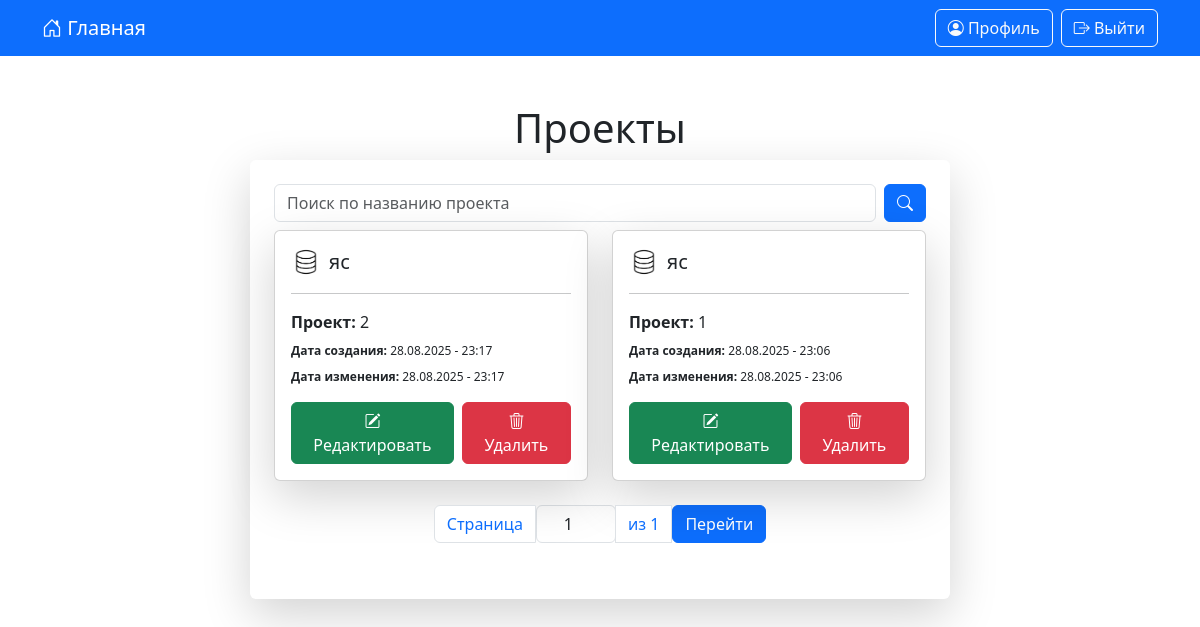
Page /projects/ (signed in) on the earlier database version.
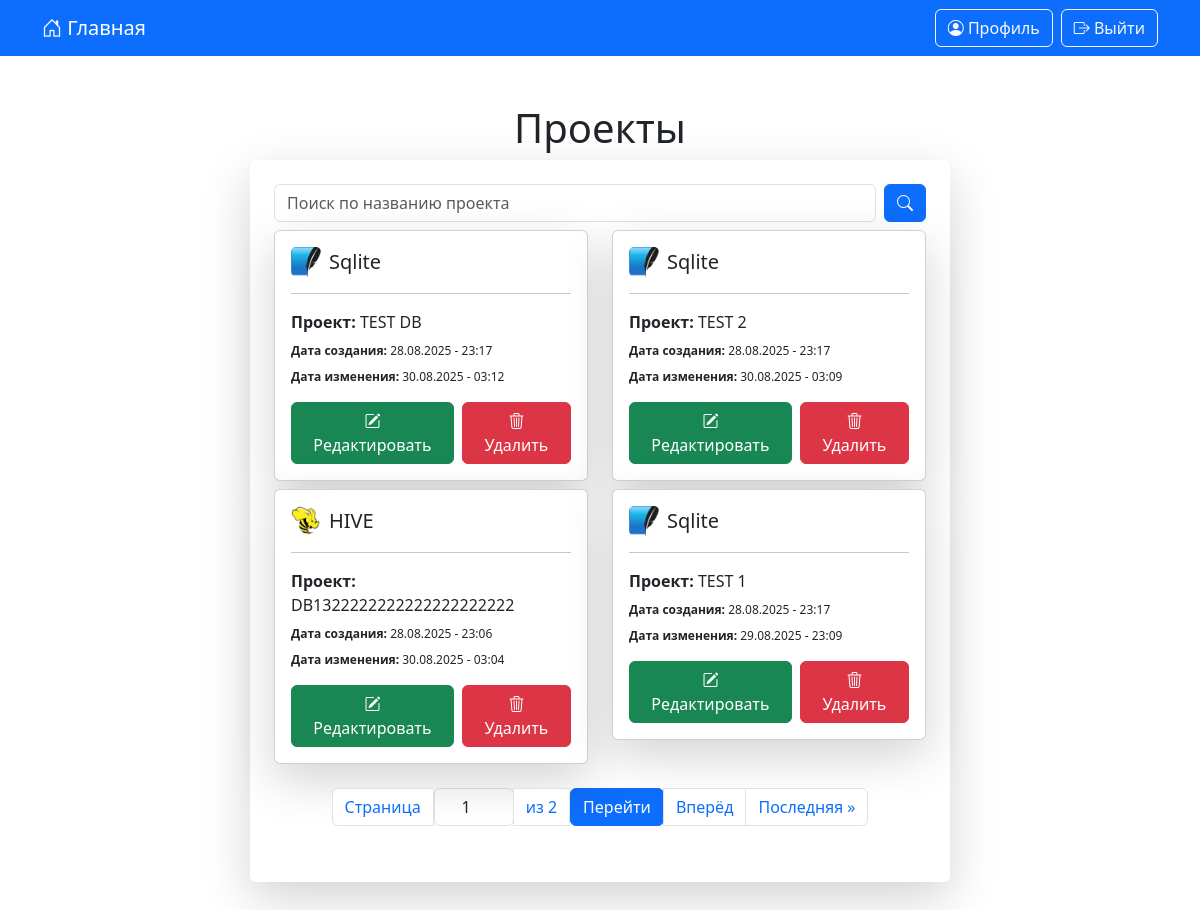
Same page on the later database version.
### data_generator/models.py (models this page shows, shortened)
class DateStamp(models.Model):
    created = models.DateTimeField(verbose_name='Дата создания', auto_now_add=True)
    updated = models.DateTimeField(verbose_name='Дата изменения', auto_now=True)
    class Meta:
        abstract = True

class DataBaseUser(DateStamp):
    db_project = models.CharField(verbose_name="Проект", max_length=40, unique=True)
    db_name = models.CharField(verbose_name="Название базы данных", max_length=40)
    db_user = models.CharField(verbose_name="Пользователь", max_length=40)
    db_password = models.CharField(verbose_name="Пароль", max_length=40)
    db_host = models.CharField(verbose_name="Хост", max_length=255)
    db_port = models.CharField(verbose_name="Порт", max_length=8)
    user = models.ForeignKey(CustomUser, verbose_name="Пользователь", on_delete=models.CASCADE, related_name='data_base_user')
    data_base_name = models.ForeignKey(DataBaseName, verbose_name="Подключение", on_delete=models.CASCADE, related_name='data_base_name')
    class Meta:
        verbose_name = "Проект"
        verbose_name_plural = "Проекты"
        ordering = 'db_project',

class DataBaseName(DateStamp):
    name = models.CharField(verbose_name="Подключение", max_length=100, unique=True)
    images_db = models.ImageField(verbose_name="Изображение", upload_to='images_db/', default='images_db/default.jpg', blank=True, null=True)
    def __str__(self):
        return self.name
    class Meta:
        verbose_name = "Подключение"
        verbose_name_plural = "Подключение"
        ordering = 'name',

### data_generator/views.py (the view)
# urls.py: path("projects/", projects, name="projects"),
@login_required
def projects(request):
    search_query = request.GET.get("search", "").strip()
    paginator_projects = AppSettings.objects.first()
    projects = DataBaseUser.objects.filter(user=request.user)
    if search_query:
        projects = projects.filter(Q(db_project__icontains=search_query) | Q(db_name__icontains=search_query))
    projects = projects.order_by("-updated")
    page_size = paginator_projects.paginator_projects if paginator_projects else 4
    paginator = Paginator(projects, page_size)
    page_number = request.GET.get("page")
    page_obj = paginator.get_page(page_number)
    return render(request,
                  template_name="projects.html",
                  context={
                      "projects": page_obj,
                      "search_query": search_query})

### templates/projects.html (shortened to what this page needs)
{% extends 'base.html' %}
{% block content %}
    <h1 class="text-center mb-2"> Проекты</h1>
    <div class="card shadow-lg border-0 mx-auto p-4 panel-input">
        <form method="get" class="mb-2 d-flex gap-2 position-relative">
            <input type="text" name="search" id="searchInput" class="form-control" placeholder="Поиск по названию проекта" value="{{ request.GET.search }}">
            <button type="submit" class="btn btn-primary"><i class="bi bi-search"></i></button>
        </form>
        {% if projects %}
            <div class="row">
                {% for project in projects %}
                    <div class="col-md-6 mb-2">
                        <div class="card shadow-lg border-6">
                            <div class="card-body position-relative">
                                <h5 class="card-title d-flex justify-content-between align-items-center">
                                    <div class="d-flex align-items-center gap-2">
                                        <img class="db-image" src="{{ project.data_base_name.images_db.url }}" alt="{{ project.data_base_name.name }}">
                                        <span>{{ project.data_base_name }}</span>
                                    </div>
                                </h5>
                                <hr>
                                <div class="col-md-14">
                                    <div class="d-flex flex-column gap-2">
                                        <div><strong>Проект:</strong> {{ project.db_project }}</div>
                                        <div class="date_info"><strong>Дата создания:</strong> {{ project.created|date:"d.m.Y - H:i" }}</div>
                                        <div class="date_info"><strong>Дата изменения:</strong> {{ project.updated|date:"d.m.Y - H:i" }}</div>
                                    </div>
                                </div>
                                <div class="mt-3 d-flex justify-content-end gap-2">
                                    <a href="{% url 'projects_edit' project.pk %}" class="btn btn-success"><i class="bi bi-pencil-square"></i> Редактировать</a>
                                    <button type="button" class="btn btn-danger" data-bs-toggle="modal" data-bs-target="#deleteModal-{{ project.pk }}"><i class="bi bi-trash3"></i> Удалить</button>
                                </div>
                            </div>
                        </div>
                    </div>
                {% endfor %}
            </div>
            <nav class="mt-3">
                <ul class="pagination justify-content-center align-items-center">
                    <li class="page-item">
                        <span class="page-link">Страница</span>
                    </li>
                    <li class="page-item">
                        <input type="number" id="pageInput" class="form-control text-center" style="max-width: 80px;" min="1" max="{{ projects.paginator.num_pages }}" value="{{ projects.number }}">
                    </li>
                    <li class="page-item">
                        <span class="page-link">из {{ projects.paginator.num_pages }}</span>
                    </li>
                    <li class="page-item">
                        <button id="goToPageButton" class="btn btn-primary">Перейти</button>
                    </li>
                    {% if projects.has_next %}
                        <li class="page-item">
                            <a class="page-link" href="?page={{ projects.next_page_number }}{% if search_query %}&search={{ search_query }}{% endif %}">Вперёд</a>
                        </li>
                        <li class="page-item">
                            <a class="page-link" href="?page={{ projects.paginator.num_pages }}{% if search_query %}&search={{ search_query }}{% endif %}">Последняя &raquo;</a>
                        </li>
                    {% endif %}
                </ul>
            </nav>
        {% endif %}
    </div>
{% endblock %}

Differences in the rows shown:
changed DataBaseUser: data_base_name.images_db: picture added in place of a placeholder; data_base_name "яс" → "Sqlite"; db_project "2" → "TEST DB"; updated "28.08.2025 - 23:17" → "30.08.2025 - 03:12"
added DataBaseUser: data_base_name.images_db (picture), data_base_name "Sqlite", db_project "TEST 2", created "28.08.2025 - 23:17", updated "30.08.2025 - 03:09"
changed DataBaseUser: data_base_name.images_db: picture added in place of a placeholder; data_base_name "яс" → "HIVE"; db_project "1" → "DB1322222222222222222222"; updated "28.08.2025 - 23:06" → "30.08.2025 - 03:04"
added DataBaseUser: data_base_name.images_db (picture), data_base_name "Sqlite", db_project "TEST 1", created "28.08.2025 - 23:17", updated "29.08.2025 - 23:09"
Other differences:
{{ projects.paginator.num_pages }}: "1" → "2"
text now shown: "Вперёд Последняя »"
